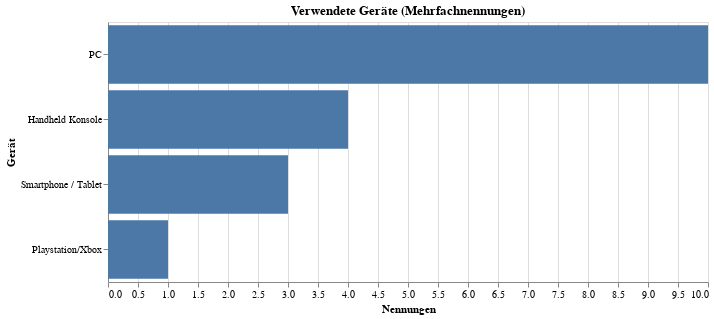

Notebook source saved alongside this figure:
### Code cell
# -----------------------------
# 6) Geräte (Mehrfachnennungen) – explode
# -----------------------------
devices_col = "Welche Geräte verwenden Sie zum Spielen digitaler Spiele?"
devices = (
    df[devices_col]
    .dropna()
    .astype(str)
    .str.split(r"\s*,\s*")
    .explode()
    .str.strip()
)

devices_df = devices.value_counts().rename_axis("device").reset_index(name="count")
devices_df["percent_of_sample"] = (devices_df["count"] / len(df) * 100).round(1)

devices_chart = alt.Chart(devices_df).mark_bar().encode(
    x=alt.X("count:Q", title="Nennungen"),
    y=alt.Y("device:N", title="Gerät", sort="-x"),
    tooltip=[
        alt.Tooltip("device:N", title="Gerät"),
        alt.Tooltip("count:Q", title="Nennungen"),
        alt.Tooltip("percent_of_sample:Q", title="% der Stichprobe")
    ]
).properties(
    title="Verwendete Geräte (Mehrfachnennungen)",
    width=600,
    height=260
)

devices_chart

### Figure 1 — Vega-Lite specification as saved in the notebook (floating-point values rounded to 4 significant figures)
{"config": {"view": {"continuousWidth": 300, "continuousHeight": 300}}, "data": {"name": "data-53ee9c4b085fd02b8fc0cb1b374bfeeb"}, "mark": {"type": "bar"}, "encoding": {"tooltip": [{"field": "device", "title": "Gerät", "type": "nominal"}, {"field": "count", "title": "Nennungen", "type": "quantitative"}, {"field": "percent_of_sample", "title": "% der Stichprobe", "type": "quantitative"}], "x": {"field": "count", "title": "Nennungen", "type": "quantitative"}, "y": {"field": "device", "sort": "-x", "title": "Gerät", "type": "nominal"}}, "height": 260, "title": "Verwendete Geräte (Mehrfachnennungen)", "width": 600, "$schema": "https://vega.github.io/schema/vega-lite/v6.1.0.json", "datasets": {"data-53ee9c4b085fd02b8fc0cb1b374bfeeb": [{"device": "PC", "count": 10, "percent_of_sample": 100.0}, {"device": "Handheld Konsole", "count": 4, "percent_of_sample": 40.0}, {"device": "Smartphone / Tablet", "count": 3, "percent_of_sample": 30.0}, {"device": "Playstation/Xbox", "count": 1, "percent_of_sample": 10.0}]}}
